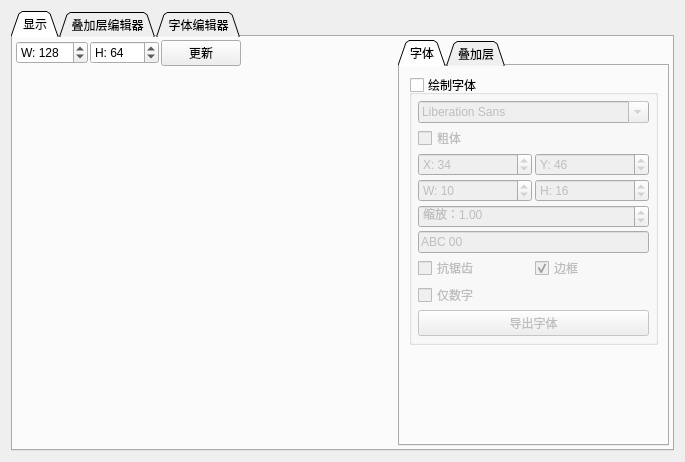
<?xml version="1.0" encoding="UTF-8"?>
<ui version="4.0">
 <class>PageDisplayTool</class>
 <widget class="QWidget" name="PageDisplayTool">
  <property name="geometry">
   <rect>
    <x>0</x>
    <y>0</y>
    <width>685</width>
    <height>462</height>
   </rect>
  </property>
  <property name="windowTitle">
   <string>Form</string>
  </property>
  <layout class="QVBoxLayout" name="verticalLayout_3">
   <item>
    <widget class="QTabWidget" name="tabWidget">
     <property name="tabShape">
      <enum>QTabWidget::Triangular</enum>
     </property>
     <property name="currentIndex">
      <number>0</number>
     </property>
     <widget class="QWidget" name="tab">
      <attribute name="title">
       <string>显示</string>
      </attribute>
      <layout class="QHBoxLayout" name="horizontalLayout">
       <property name="spacing">
        <number>2</number>
       </property>
       <property name="leftMargin">
        <number>3</number>
       </property>
       <property name="topMargin">
        <number>3</number>
       </property>
       <property name="rightMargin">
        <number>3</number>
       </property>
       <property name="bottomMargin">
        <number>3</number>
       </property>
       <item>
        <layout class="QVBoxLayout" name="verticalLayout_5">
         <item>
          <layout class="QHBoxLayout" name="horizontalLayout_3">
           <item>
            <widget class="QSpinBox" name="wBoxDisp">
             <property name="prefix">
              <string>W: </string>
             </property>
             <property name="maximum">
              <number>1024</number>
             </property>
             <property name="value">
              <number>128</number>
             </property>
            </widget>
           </item>
           <item>
            <widget class="QSpinBox" name="hBoxDisp">
             <property name="prefix">
              <string>H: </string>
             </property>
             <property name="maximum">
              <number>1024</number>
             </property>
             <property name="value">
              <number>64</number>
             </property>
            </widget>
           </item>
           <item>
            <widget class="QPushButton" name="updateSizeButtonDisp">
             <property name="text">
              <string>更新</string>
             </property>
            </widget>
           </item>
           <item>
            <spacer name="horizontalSpacer_2">
             <property name="orientation">
              <enum>Qt::Horizontal</enum>
             </property>
             <property name="sizeHint" stdset="0">
              <size>
               <width>40</width>
               <height>20</height>
              </size>
             </property>
            </spacer>
           </item>
          </layout>
         </item>
         <item>
          <widget class="DispEditor" name="fullEditor" native="true">
           <property name="sizePolicy">
            <sizepolicy hsizetype="MinimumExpanding" vsizetype="MinimumExpanding">
             <horstretch>0</horstretch>
             <verstretch>0</verstretch>
            </sizepolicy>
           </property>
          </widget>
         </item>
        </layout>
       </item>
       <item>
        <widget class="QTabWidget" name="tabWidget_2">
         <property name="sizePolicy">
          <sizepolicy hsizetype="Minimum" vsizetype="Expanding">
           <horstretch>0</horstretch>
           <verstretch>0</verstretch>
          </sizepolicy>
         </property>
         <property name="tabShape">
          <enum>QTabWidget::Triangular</enum>
         </property>
         <property name="currentIndex">
          <number>0</number>
         </property>
         <widget class="QWidget" name="tab_3">
          <attribute name="title">
           <string>字体</string>
          </attribute>
          <layout class="QVBoxLayout" name="verticalLayout_2">
           <item>
            <widget class="QGroupBox" name="fontOverlayBox">
             <property name="title">
              <string>绘制字体</string>
             </property>
             <property name="checkable">
              <bool>true</bool>
             </property>
             <property name="checked">
              <bool>false</bool>
             </property>
             <layout class="QGridLayout" name="gridLayout_2">
              <property name="leftMargin">
               <number>6</number>
              </property>
              <property name="topMargin">
               <number>6</number>
              </property>
              <property name="rightMargin">
               <number>6</number>
              </property>
              <property name="bottomMargin">
               <number>6</number>
              </property>
              <property name="spacing">
               <number>3</number>
              </property>
              <item row="5" column="0" colspan="2">
               <widget class="QLineEdit" name="fontSampleEdit">
                <property name="sizePolicy">
                 <sizepolicy hsizetype="Minimum" vsizetype="Fixed">
                  <horstretch>0</horstretch>
                  <verstretch>0</verstretch>
                 </sizepolicy>
                </property>
                <property name="text">
                 <string>ABC 00</string>
                </property>
               </widget>
              </item>
              <item row="3" column="0">
               <widget class="QSpinBox" name="fontWBox">
                <property name="prefix">
                 <string>W: </string>
                </property>
                <property name="maximum">
                 <number>128</number>
                </property>
                <property name="value">
                 <number>10</number>
                </property>
               </widget>
              </item>
              <item row="0" column="0" colspan="2">
               <widget class="QFontComboBox" name="fontBox">
                <property name="sizePolicy">
                 <sizepolicy hsizetype="Minimum" vsizetype="Fixed">
                  <horstretch>0</horstretch>
                  <verstretch>0</verstretch>
                 </sizepolicy>
                </property>
               </widget>
              </item>
              <item row="8" column="0" colspan="2">
               <widget class="QPushButton" name="exportFontButton">
                <property name="text">
                 <string>导出字体</string>
                </property>
               </widget>
              </item>
              <item row="6" column="1">
               <widget class="QCheckBox" name="fontBorderBox">
                <property name="toolTip">
                 <string>在字符周围绘制边框以查看其边界框</string>
                </property>
                <property name="text">
                 <string>边框</string>
                </property>
                <property name="checked">
                 <bool>true</bool>
                </property>
               </widget>
              </item>
              <item row="1" column="0">
               <widget class="QCheckBox" name="fontBoldBox">
                <property name="text">
                 <string>粗体</string>
                </property>
               </widget>
              </item>
              <item row="6" column="0">
               <widget class="QCheckBox" name="fontAABox">
                <property name="text">
                 <string>抗锯齿</string>
                </property>
               </widget>
              </item>
              <item row="4" column="0" colspan="2">
               <widget class="QDoubleSpinBox" name="fontScaleBox">
                <property name="prefix">
                 <string>缩放：</string>
                </property>
                <property name="decimals">
                 <number>2</number>
                </property>
                <property name="maximum">
                 <double>10.000000000000000</double>
                </property>
                <property name="singleStep">
                 <double>0.010000000000000</double>
                </property>
                <property name="value">
                 <double>1.000000000000000</double>
                </property>
               </widget>
              </item>
              <item row="2" column="0">
               <widget class="QSpinBox" name="fontXPosBox">
                <property name="prefix">
                 <string>X: </string>
                </property>
                <property name="maximum">
                 <number>512</number>
                </property>
                <property name="value">
                 <number>34</number>
                </property>
               </widget>
              </item>
              <item row="2" column="1">
               <widget class="QSpinBox" name="fontYPosBox">
                <property name="prefix">
                 <string>Y: </string>
                </property>
                <property name="maximum">
                 <number>512</number>
                </property>
                <property name="value">
                 <number>46</number>
                </property>
               </widget>
              </item>
              <item row="3" column="1">
               <widget class="QSpinBox" name="fontHBox">
                <property name="prefix">
                 <string>H: </string>
                </property>
                <property name="maximum">
                 <number>128</number>
                </property>
                <property name="value">
                 <number>16</number>
                </property>
               </widget>
              </item>
              <item row="7" column="0" colspan="2">
               <widget class="QCheckBox" name="exportCustomNumOnlyBox">
                <property name="toolTip">
                 <string>仅导出数字以节省空间</string>
                </property>
                <property name="text">
                 <string>仅数字</string>
                </property>
               </widget>
              </item>
             </layout>
            </widget>
           </item>
           <item>
            <spacer name="verticalSpacer">
             <property name="orientation">
              <enum>Qt::Vertical</enum>
             </property>
             <property name="sizeHint" stdset="0">
              <size>
               <width>20</width>
               <height>40</height>
              </size>
             </property>
            </spacer>
           </item>
          </layout>
         </widget>
         <widget class="QWidget" name="tab_4">
          <attribute name="title">
           <string>叠加层</string>
          </attribute>
          <layout class="QVBoxLayout" name="verticalLayout_4">
           <item>
            <widget class="QGroupBox" name="overlayBox">
             <property name="title">
              <string>绘制叠加层</string>
             </property>
             <property name="checkable">
              <bool>true</bool>
             </property>
             <property name="checked">
              <bool>false</bool>
             </property>
             <layout class="QGridLayout" name="gridLayout">
              <property name="leftMargin">
               <number>6</number>
              </property>
              <property name="topMargin">
               <number>6</number>
              </property>
              <property name="rightMargin">
               <number>6</number>
              </property>
              <property name="bottomMargin">
               <number>6</number>
              </property>
              <property name="spacing">
               <number>3</number>
              </property>
              <item row="5" column="0">
               <widget class="QLabel" name="label_6">
                <property name="toolTip">
                 <string>图像旋转角度（度）</string>
                </property>
                <property name="text">
                 <string>旋转</string>
                </property>
               </widget>
              </item>
              <item row="8" column="0" colspan="3">
               <widget class="QPushButton" name="ovSaveButton">
                <property name="toolTip">
                 <string>将叠加层保存到图像的第 2 层。第 2 层可独立启用或禁用。</string>
                </property>
                <property name="text">
                 <string>保存到第 2 层</string>
                </property>
               </widget>
              </item>
              <item row="1" column="0">
               <widget class="QLabel" name="label_2">
                <property name="toolTip">
                 <string>裁剪起始角。图像不会绘制在裁剪区域之外。裁剪绘制区域可大幅提升性能。</string>
                </property>
                <property name="text">
                 <string>裁剪起点</string>
                </property>
               </widget>
              </item>
              <item row="6" column="1" colspan="2">
               <widget class="QDoubleSpinBox" name="ovScaleBox">
                <property name="decimals">
                 <number>3</number>
                </property>
                <property name="maximum">
                 <double>100.000000000000000</double>
                </property>
                <property name="singleStep">
                 <double>0.010000000000000</double>
                </property>
                <property name="value">
                 <double>1.000000000000000</double>
                </property>
               </widget>
              </item>
              <item row="0" column="0">
               <widget class="QLabel" name="label">
                <property name="toolTip">
                 <string>绘制图像的位置</string>
                </property>
                <property name="text">
                 <string>位置</string>
                </property>
               </widget>
              </item>
              <item row="3" column="1">
               <widget class="QSpinBox" name="ovImCXPosBox">
                <property name="prefix">
                 <string>X: </string>
                </property>
                <property name="minimum">
                 <number>-1024</number>
                </property>
                <property name="maximum">
                 <number>1024</number>
                </property>
               </widget>
              </item>
              <item row="4" column="0">
               <widget class="QLabel" name="label_5">
                <property name="toolTip">
                 <string>将围绕图像上的此像素进行旋转</string>
                </property>
                <property name="text">
                 <string>旋转中心</string>
                </property>
               </widget>
              </item>
              <item row="4" column="1">
               <widget class="QSpinBox" name="ovRXPosBox">
                <property name="prefix">
                 <string>X: </string>
                </property>
                <property name="minimum">
                 <number>-1024</number>
                </property>
                <property name="maximum">
                 <number>1024</number>
                </property>
               </widget>
              </item>
              <item row="1" column="1">
               <widget class="QSpinBox" name="ovCrXPosBox">
                <property name="prefix">
                 <string>X: </string>
                </property>
                <property name="maximum">
                 <number>512</number>
                </property>
               </widget>
              </item>
              <item row="3" column="2">
               <widget class="QSpinBox" name="ovImCYPosBox">
                <property name="prefix">
                 <string>Y: </string>
                </property>
                <property name="minimum">
                 <number>-1024</number>
                </property>
                <property name="maximum">
                 <number>1024</number>
                </property>
               </widget>
              </item>
              <item row="0" column="1">
               <widget class="QSpinBox" name="ovXPosBox">
                <property name="prefix">
                 <string>X: </string>
                </property>
                <property name="minimum">
                 <number>-512</number>
                </property>
                <property name="maximum">
                 <number>512</number>
                </property>
               </widget>
              </item>
              <item row="2" column="0">
               <widget class="QLabel" name="label_3">
                <property name="toolTip">
                 <string>裁剪区域大小</string>
                </property>
                <property name="text">
                 <string>裁剪尺寸</string>
                </property>
               </widget>
              </item>
              <item row="5" column="1" colspan="2">
               <widget class="QDoubleSpinBox" name="ovRotBox">
                <property name="suffix">
                 <string> 度</string>
                </property>
                <property name="minimum">
                 <double>-360.000000000000000</double>
                </property>
                <property name="maximum">
                 <double>360.000000000000000</double>
                </property>
               </widget>
              </item>
              <item row="6" column="0">
               <widget class="QLabel" name="label_7">
                <property name="toolTip">
                 <string>图像缩放</string>
                </property>
                <property name="text">
                 <string>缩放</string>
                </property>
               </widget>
              </item>
              <item row="2" column="2">
               <widget class="QSpinBox" name="ovCrHBox">
                <property name="prefix">
                 <string>H: </string>
                </property>
                <property name="maximum">
                 <number>512</number>
                </property>
                <property name="value">
                 <number>512</number>
                </property>
               </widget>
              </item>
              <item row="3" column="0">
               <widget class="QLabel" name="label_4">
                <property name="toolTip">
                 <string>图像上的此像素将对应上方的位置</string>
                </property>
                <property name="text">
                 <string>图像中心</string>
                </property>
               </widget>
              </item>
              <item row="7" column="0">
               <widget class="QLabel" name="label_8">
                <property name="text">
                 <string>透明</string>
                </property>
               </widget>
              </item>
              <item row="1" column="2">
               <widget class="QSpinBox" name="ovCrYPosBox">
                <property name="prefix">
                 <string>Y: </string>
                </property>
                <property name="maximum">
                 <number>512</number>
                </property>
               </widget>
              </item>
              <item row="2" column="1">
               <widget class="QSpinBox" name="ovCrWBox">
                <property name="prefix">
                 <string>W: </string>
                </property>
                <property name="maximum">
                 <number>512</number>
                </property>
                <property name="value">
                 <number>512</number>
                </property>
               </widget>
              </item>
              <item row="7" column="1" colspan="2">
               <widget class="QSpinBox" name="ovTrBox">
                <property name="toolTip">
                 <string>图像上视为透明的颜色索引。</string>
                </property>
                <property name="minimum">
                 <number>-1</number>
                </property>
                <property name="maximum">
                 <number>15</number>
                </property>
                <property name="value">
                 <number>0</number>
                </property>
               </widget>
              </item>
              <item row="4" column="2">
               <widget class="QSpinBox" name="ovRYPosBox">
                <property name="prefix">
                 <string>Y: </string>
                </property>
                <property name="minimum">
                 <number>-1024</number>
                </property>
                <property name="maximum">
                 <number>1024</number>
                </property>
               </widget>
              </item>
              <item row="0" column="2">
               <widget class="QSpinBox" name="ovYPosBox">
                <property name="prefix">
                 <string>Y: </string>
                </property>
                <property name="minimum">
                 <number>-512</number>
                </property>
                <property name="maximum">
                 <number>512</number>
                </property>
               </widget>
              </item>
             </layout>
            </widget>
           </item>
           <item>
            <spacer name="verticalSpacer_2">
             <property name="orientation">
              <enum>Qt::Vertical</enum>
             </property>
             <property name="sizeHint" stdset="0">
              <size>
               <width>20</width>
               <height>40</height>
              </size>
             </property>
            </spacer>
           </item>
          </layout>
         </widget>
        </widget>
       </item>
      </layout>
     </widget>
     <widget class="QWidget" name="tab_2">
      <attribute name="title">
       <string>叠加层编辑器</string>
      </attribute>
      <layout class="QVBoxLayout" name="verticalLayout">
       <property name="spacing">
        <number>2</number>
       </property>
       <property name="leftMargin">
        <number>3</number>
       </property>
       <property name="topMargin">
        <number>3</number>
       </property>
       <property name="rightMargin">
        <number>3</number>
       </property>
       <property name="bottomMargin">
        <number>3</number>
       </property>
       <item>
        <layout class="QHBoxLayout" name="horizontalLayout_2">
         <item>
          <widget class="QSpinBox" name="wBox">
           <property name="prefix">
            <string>W: </string>
           </property>
           <property name="maximum">
            <number>1024</number>
           </property>
           <property name="value">
            <number>128</number>
           </property>
          </widget>
         </item>
         <item>
          <widget class="QSpinBox" name="hBox">
           <property name="prefix">
            <string>H: </string>
           </property>
           <property name="maximum">
            <number>1024</number>
           </property>
           <property name="value">
            <number>64</number>
           </property>
          </widget>
         </item>
         <item>
          <widget class="QPushButton" name="updateSizeButton">
           <property name="text">
            <string>更新</string>
           </property>
          </widget>
         </item>
         <item>
          <spacer name="horizontalSpacer">
           <property name="orientation">
            <enum>Qt::Horizontal</enum>
           </property>
           <property name="sizeHint" stdset="0">
            <size>
             <width>40</width>
             <height>20</height>
            </size>
           </property>
          </spacer>
         </item>
        </layout>
       </item>
       <item>
        <widget class="DispEditor" name="customEditor" native="true">
         <property name="sizePolicy">
          <sizepolicy hsizetype="Preferred" vsizetype="Expanding">
           <horstretch>0</horstretch>
           <verstretch>0</verstretch>
          </sizepolicy>
         </property>
        </widget>
       </item>
      </layout>
     </widget>
     <widget class="QWidget" name="tab_5">
      <attribute name="title">
       <string>字体编辑器</string>
      </attribute>
      <layout class="QVBoxLayout" name="verticalLayout_6">
       <item>
        <layout class="QGridLayout" name="gridLayout_3">
         <property name="horizontalSpacing">
          <number>6</number>
         </property>
         <item row="0" column="0">
          <widget class="QRadioButton" name="fontEditAllButton">
           <property name="text">
            <string>全部</string>
           </property>
           <property name="checked">
            <bool>true</bool>
           </property>
          </widget>
         </item>
         <item row="2" column="2" colspan="2">
          <widget class="QDoubleSpinBox" name="fontEditScaleBox">
           <property name="prefix">
            <string>缩放：</string>
           </property>
           <property name="decimals">
            <number>2</number>
           </property>
           <property name="maximum">
            <double>10.000000000000000</double>
           </property>
           <property name="singleStep">
            <double>0.010000000000000</double>
           </property>
           <property name="value">
            <double>1.000000000000000</double>
           </property>
          </widget>
         </item>
         <item row="2" column="0">
          <widget class="QSpinBox" name="fontEditWBox">
           <property name="prefix">
            <string>W: </string>
           </property>
           <property name="maximum">
            <number>128</number>
           </property>
           <property name="value">
            <number>10</number>
           </property>
          </widget>
         </item>
         <item row="1" column="3">
          <widget class="QCheckBox" name="fontEditBorderBox">
           <property name="toolTip">
            <string>在字符周围绘制边框以查看其边界框</string>
           </property>
           <property name="text">
            <string>边框</string>
           </property>
           <property name="checked">
            <bool>true</bool>
           </property>
          </widget>
         </item>
         <item row="5" column="2" colspan="2">
          <widget class="QPushButton" name="fontEditImportButton">
           <property name="text">
            <string>导入字体</string>
           </property>
          </widget>
         </item>
         <item row="2" column="1">
          <widget class="QSpinBox" name="fontEditHBox">
           <property name="prefix">
            <string>H: </string>
           </property>
           <property name="maximum">
            <number>128</number>
           </property>
           <property name="value">
            <number>16</number>
           </property>
          </widget>
         </item>
         <item row="1" column="2">
          <widget class="QCheckBox" name="fontEditBoldBox">
           <property name="text">
            <string>粗体</string>
           </property>
          </widget>
         </item>
         <item row="0" column="3">
          <widget class="QPushButton" name="fontEditApplyButton">
           <property name="toolTip">
            <string>应用字体和设置</string>
           </property>
           <property name="text">
            <string>应用</string>
           </property>
          </widget>
         </item>
         <item row="5" column="0" colspan="2">
          <widget class="QPushButton" name="fontEditExportButton">
           <property name="sizePolicy">
            <sizepolicy hsizetype="MinimumExpanding" vsizetype="Fixed">
             <horstretch>0</horstretch>
             <verstretch>0</verstretch>
            </sizepolicy>
           </property>
           <property name="text">
            <string>导出字体</string>
           </property>
          </widget>
         </item>
         <item row="0" column="1" colspan="2">
          <widget class="QRadioButton" name="fontEditNumOnlyButton">
           <property name="text">
            <string>仅数字</string>
           </property>
          </widget>
         </item>
         <item row="1" column="0">
          <widget class="QFontComboBox" name="fontEditFontBox">
           <property name="sizePolicy">
            <sizepolicy hsizetype="Minimum" vsizetype="Fixed">
             <horstretch>0</horstretch>
             <verstretch>0</verstretch>
            </sizepolicy>
           </property>
          </widget>
         </item>
         <item row="1" column="1">
          <widget class="QCheckBox" name="fontEditAABox">
           <property name="text">
            <string>抗锯齿 (2bpp)</string>
           </property>
          </widget>
         </item>
        </layout>
       </item>
       <item>
        <widget class="DispEditor" name="fontEditor" native="true">
         <property name="sizePolicy">
          <sizepolicy hsizetype="Preferred" vsizetype="Expanding">
           <horstretch>0</horstretch>
           <verstretch>0</verstretch>
          </sizepolicy>
         </property>
        </widget>
       </item>
      </layout>
     </widget>
    </widget>
   </item>
  </layout>
 </widget>
 <customwidgets>
  <customwidget>
   <class>DispEditor</class>
   <extends>QWidget</extends>
   <header>display_tool/dispeditor.h</header>
   <container>1</container>
  </customwidget>
 </customwidgets>
 <resources/>
 <connections/>
</ui>
